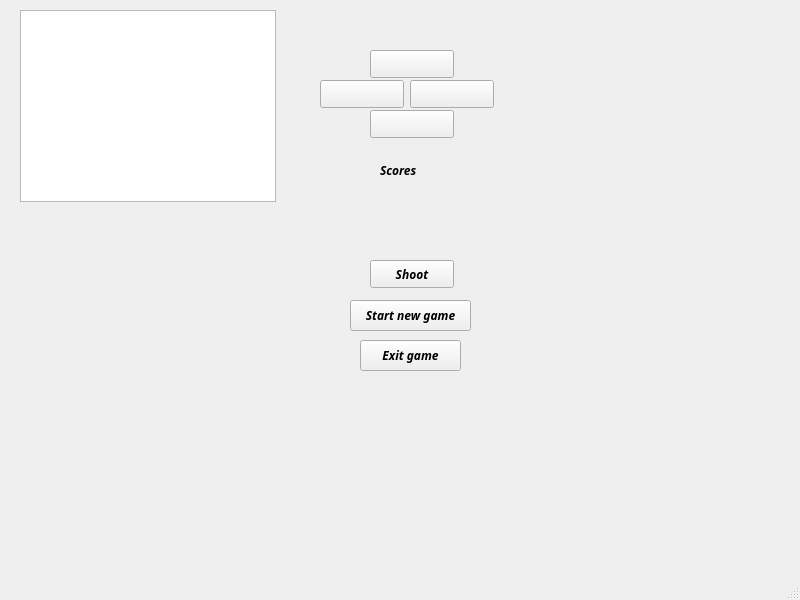
<?xml version="1.0" encoding="UTF-8"?>
<ui version="4.0">
 <class>MainWindow</class>
 <widget class="QMainWindow" name="MainWindow">
  <property name="windowModality">
   <enum>Qt::NonModal</enum>
  </property>
  <property name="geometry">
   <rect>
    <x>0</x>
    <y>0</y>
    <width>800</width>
    <height>600</height>
   </rect>
  </property>
  <property name="font">
   <font>
    <family>Console</family>
    <weight>75</weight>
    <italic>true</italic>
    <bold>true</bold>
   </font>
  </property>
  <property name="windowTitle">
   <string>MainWindow</string>
  </property>
  <property name="autoFillBackground">
   <bool>false</bool>
  </property>
  <widget class="QWidget" name="centralwidget">
   <widget class="QGraphicsView" name="graphicsView">
    <property name="geometry">
     <rect>
      <x>20</x>
      <y>10</y>
      <width>256</width>
      <height>192</height>
     </rect>
    </property>
   </widget>
   <widget class="QPushButton" name="moveRightBtn">
    <property name="geometry">
     <rect>
      <x>410</x>
      <y>80</y>
      <width>84</width>
      <height>28</height>
     </rect>
    </property>
    <property name="text">
     <string/>
    </property>
   </widget>
   <widget class="QPushButton" name="moveLeftBtn">
    <property name="geometry">
     <rect>
      <x>320</x>
      <y>80</y>
      <width>84</width>
      <height>28</height>
     </rect>
    </property>
    <property name="text">
     <string/>
    </property>
   </widget>
   <widget class="QPushButton" name="shootButton">
    <property name="geometry">
     <rect>
      <x>370</x>
      <y>260</y>
      <width>84</width>
      <height>28</height>
     </rect>
    </property>
    <property name="text">
     <string>Shoot</string>
    </property>
   </widget>
   <widget class="QPushButton" name="moveUpBtn">
    <property name="geometry">
     <rect>
      <x>370</x>
      <y>50</y>
      <width>84</width>
      <height>28</height>
     </rect>
    </property>
    <property name="text">
     <string/>
    </property>
   </widget>
   <widget class="QPushButton" name="moveDownBtn">
    <property name="geometry">
     <rect>
      <x>370</x>
      <y>110</y>
      <width>84</width>
      <height>28</height>
     </rect>
    </property>
    <property name="text">
     <string/>
    </property>
   </widget>
   <widget class="QPushButton" name="newgameButton">
    <property name="geometry">
     <rect>
      <x>350</x>
      <y>300</y>
      <width>121</width>
      <height>31</height>
     </rect>
    </property>
    <property name="text">
     <string>Start new game</string>
    </property>
   </widget>
   <widget class="QLabel" name="currentPlayer">
    <property name="geometry">
     <rect>
      <x>300</x>
      <y>20</y>
      <width>261</width>
      <height>21</height>
     </rect>
    </property>
    <property name="text">
     <string/>
    </property>
   </widget>
   <widget class="QPushButton" name="exitButton">
    <property name="geometry">
     <rect>
      <x>360</x>
      <y>340</y>
      <width>101</width>
      <height>31</height>
     </rect>
    </property>
    <property name="text">
     <string>Exit game</string>
    </property>
   </widget>
   <widget class="QLabel" name="scoreLabel">
    <property name="geometry">
     <rect>
      <x>380</x>
      <y>160</y>
      <width>71</width>
      <height>21</height>
     </rect>
    </property>
    <property name="text">
     <string>Scores</string>
    </property>
   </widget>
   <widget class="QLabel" name="player2Label">
    <property name="geometry">
     <rect>
      <x>370</x>
      <y>200</y>
      <width>191</width>
      <height>20</height>
     </rect>
    </property>
    <property name="text">
     <string/>
    </property>
   </widget>
   <widget class="QLabel" name="player1Label">
    <property name="geometry">
     <rect>
      <x>370</x>
      <y>180</y>
      <width>191</width>
      <height>20</height>
     </rect>
    </property>
    <property name="text">
     <string/>
    </property>
   </widget>
   <widget class="QLabel" name="player3Label">
    <property name="geometry">
     <rect>
      <x>370</x>
      <y>220</y>
      <width>161</width>
      <height>20</height>
     </rect>
    </property>
    <property name="text">
     <string/>
    </property>
   </widget>
   <widget class="QLabel" name="player4Label">
    <property name="geometry">
     <rect>
      <x>370</x>
      <y>240</y>
      <width>141</width>
      <height>20</height>
     </rect>
    </property>
    <property name="text">
     <string/>
    </property>
   </widget>
  </widget>
  <widget class="QMenuBar" name="menubar">
   <property name="geometry">
    <rect>
     <x>0</x>
     <y>0</y>
     <width>800</width>
     <height>21</height>
    </rect>
   </property>
  </widget>
  <widget class="QStatusBar" name="statusbar"/>
 </widget>
 <resources/>
 <connections/>
</ui>
